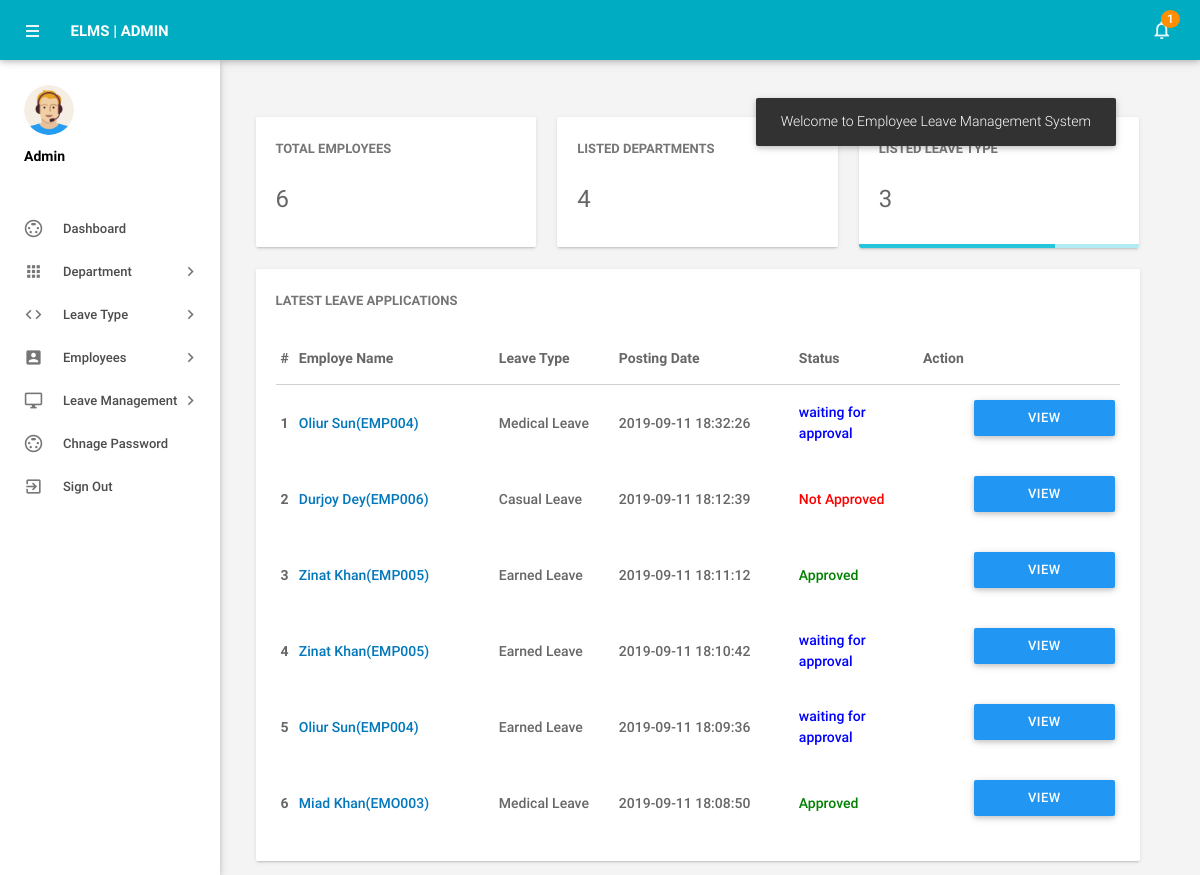
The app's page /elms/admin/dashboard.php (signed in) with its own data.
### tables this page shows
CREATE TABLE `tblleaves` (
  `id` int(11) NOT NULL,
  `LeaveType` varchar(110) NOT NULL,
  `ToDate` varchar(120) NOT NULL,
  `FromDate` varchar(120) NOT NULL,
  `Description` mediumtext NOT NULL,
  `PostingDate` timestamp NOT NULL DEFAULT CURRENT_TIMESTAMP,
  `AdminRemark` mediumtext,
  `AdminRemarkDate` varchar(120) DEFAULT NULL,
  `Status` int(1) NOT NULL,
  `IsRead` int(1) NOT NULL,
  `empid` int(11) DEFAULT NULL
);

CREATE TABLE `tblemployees` (
  `id` int(11) NOT NULL,
  `EmpId` varchar(100) NOT NULL,
  `FirstName` varchar(150) NOT NULL,
  `LastName` varchar(150) NOT NULL,
  `EmailId` varchar(200) NOT NULL,
  `Password` varchar(180) NOT NULL,
  `Gender` varchar(100) NOT NULL,
  `Dob` varchar(100) NOT NULL,
  `Department` varchar(255) NOT NULL,
  `Address` varchar(255) NOT NULL,
  `City` varchar(200) NOT NULL,
  `Country` varchar(150) NOT NULL,
  `Phonenumber` char(11) NOT NULL,
  `Status` int(1) NOT NULL,
  `RegDate` timestamp NOT NULL DEFAULT CURRENT_TIMESTAMP
);

### elms/admin/dashboard.php (the view, shortened to what this page needs)
<?php
include('includes/config.php');
if(strlen($_SESSION['alogin'])==0)
    {
header('location:index.php');
}
else{
?>
<!DOCTYPE html>
<html lang="en">
    <head>
        <link type="text/css" rel="stylesheet" href="../assets/plugins/materialize/css/materialize.min.css"/>
        <link href="../assets/plugins/metrojs/MetroJs.min.css" rel="stylesheet">
        <link href="../assets/plugins/weather-icons-master/css/weather-icons.min.css" rel="stylesheet">
        <link href="../assets/css/alpha.min.css" rel="stylesheet" type="text/css"/>
        <link href="../assets/css/custom.css" rel="stylesheet" type="text/css"/>
    </head>
    <body>
           <?php include('includes/header.php');?>
       <?php include('includes/sidebar.php');?>
            <main class="mn-inner">
                <div class="middle-content">
                    <div class="row no-m-t no-m-b">
                    <div class="col s12 m12 l4">
                        <div class="card stats-card">
                            <div class="card-content">
                                <span class="card-title">Total Employees</span>
                                <span class="stats-counter">
<?php
$sql = "SELECT id from tblemployees";
$query = $dbh -> prepare($sql);
$query->execute();
$empcount=$query->rowCount();
?>
                                    <span class="counter"><?php echo htmlentities($empcount);?></span></span>
                            </div>
                            <div id="sparkline-bar"></div>
                        </div>
                    </div>
                        <div class="col s12 m12 l4">
                        <div class="card stats-card">
                            <div class="card-content">
                                <span class="card-title">Listed Departments </span>
    <?php
$sql = "SELECT id from tbldepartments";
$query = $dbh -> prepare($sql);
$query->execute();
$dptcount=$query->rowCount();
?>
                                <span class="stats-counter"><span class="counter"><?php echo htmlentities($dptcount);?></span></span>
                            </div>
                            <div id="sparkline-line"></div>
                        </div>
                    </div>
                    <div class="col s12 m12 l4">
                        <div class="card stats-card">
                            <div class="card-content">
                                <span class="card-title">Listed leave Type</span>
                                    <?php
$sql = "SELECT id from  tblleavetype";
$query = $dbh -> prepare($sql);
$query->execute();
$leavtypcount=$query->rowCount();
?>
                                <span class="stats-counter"><span class="counter"><?php echo htmlentities($leavtypcount);?></span></span>
                            </div>
                            <div class="progress stats-card-progress">
                                <div class="determinate" style="width: 70%"></div>
                            </div>
                        </div>
                    </div>
                </div>
                    <div class="row no-m-t no-m-b">
                        <div class="col s12 m12 l12">
                            <div class="card invoices-card">
                                <div class="card-content">
                                    <span class="card-title">Latest Leave Applications</span>
                             <table id="example" class="display responsive-table ">
                                    <thead>
                                        <tr>
                                            <th>#</th>
                                            <th width="200">Employe Name</th>
                                            <th width="120">Leave Type</th>
                                             <th width="180">Posting Date</th>
                                            <th>Status</th>
                                            <th align="center">Action</th>
                                        </tr>
                                    </thead>
                                    <tbody>
<?php $sql = "SELECT tblleaves.id as lid,tblemployees.FirstName,tblemployees.LastName,tblemployees.EmpId,tblemployees.id,tblleaves.LeaveType,tblleaves.PostingDate,tblleaves.Status from tblleaves join tblemployees on tblleaves.empid=tblemployees.id order by lid desc limit 6";
$query = $dbh -> prepare($sql);
$query->execute();
$results=$query->fetchAll(PDO::FETCH_OBJ);
$cnt=1;
if($query->rowCount() > 0)
{
foreach($results as $result)
{
      ?>
                                        <tr>
                                            <td> <b><?php echo htmlentities($cnt);?></b></td>
                                              <td><a href="editemployee.php?empid=<?php echo htmlentities($result->id);?>" target="_blank"><?php echo htmlentities($result->FirstName." ".$result->LastName);?>(<?php echo htmlentities($result->EmpId);?>)</a></td>
                                            <td><?php echo htmlentities($result->LeaveType);?></td>
                                            <td><?php echo htmlentities($result->PostingDate);?></td>
                                                                       <td><?php $stats=$result->Status;
if($stats==1){
                                             ?>
                                                 <span style="color: green">Approved</span>
                                                 <?php } if($stats==2)  { ?>
                                                <span style="color: red">Not Approved</span>
                                                 <?php } if($stats==0)  { ?>
 <span style="color: blue">waiting for approval</span>
 <?php } ?>
                                             </td>
          <td>
           <td><a href="leave-details.php?leaveid=<?php echo htmlentities($result->lid);?>" class="waves-effect waves-light btn blue m-b-xs"  > View Details</a></td>
                                    </tr>
                                         <?php $cnt++;} }?>
                                    </tbody>
                                </table>
                                </div>
                            </div>
                        </div>
                    </div>
                </div>
            </main>
        </div>
    </body>
</html>
<?php } ?>

### records on screen
tblleaves: tblemployees.FirstName+LastName "Oliur Sun", tblemployees.EmpId "EMP004", LeaveType "Medical Leave", PostingDate "2019-09-11 18:32:26", Status "waiting for approval"
tblleaves: tblemployees.FirstName+LastName "Durjoy Dey", tblemployees.EmpId "EMP006", LeaveType "Casual Leave", PostingDate "2019-09-11 18:12:39", Status "Not Approved"
tblleaves: tblemployees.FirstName+LastName "Zinat Khan", tblemployees.EmpId "EMP005", LeaveType "Earned Leave", PostingDate "2019-09-11 18:11:12", Status "Approved"
tblleaves: tblemployees.FirstName+LastName "Zinat Khan", tblemployees.EmpId "EMP005", LeaveType "Earned Leave", PostingDate "2019-09-11 18:10:42", Status "waiting for approval"
tblleaves: tblemployees.FirstName+LastName "Oliur Sun", tblemployees.EmpId "EMP004", LeaveType "Earned Leave", PostingDate "2019-09-11 18:09:36", Status "waiting for approval"
tblleaves: tblemployees.FirstName+LastName "Miad Khan", tblemployees.EmpId "EMO003", LeaveType "Medical Leave", PostingDate "2019-09-11 18:08:50", Status "Approved"

### other values on screen
$unreadcount "1"
$empcount "6"
$dptcount "4"
$leavtypcount "3"
